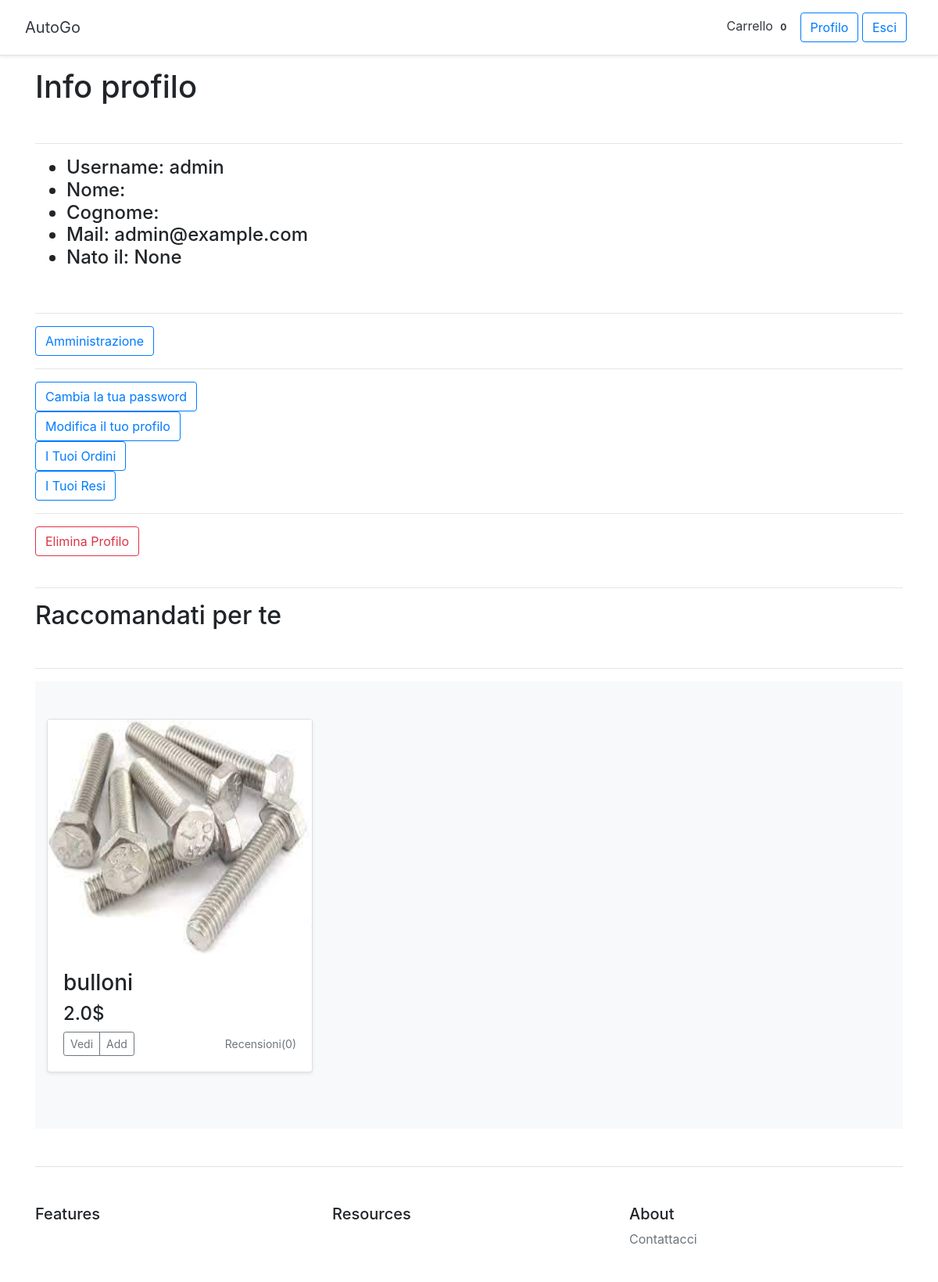
/accounts/profile/ (signed in), run on the app's committed database.
### accounts/models.py (models this page shows, shortened)
class Profile(models.Model):
    user = models.OneToOneField(settings.AUTH_USER_MODEL, on_delete=models.CASCADE)
    birthday = models.DateField(blank=True, null=True)

### prodotto/models.py (models this page shows, shortened)
class Prodotto(models.Model):
    DUE_RUOTE = 'DR'
    TRE_RUOTE = 'TR'
    QUATTRO_RUOTE = 'QR'
    ALTRO = 'AL'
    categorie = [
        (DUE_RUOTE, 'DUE RUOTE'),
        (TRE_RUOTE, 'TRE RUOTE'),
        (QUATTRO_RUOTE, 'QUATTRO RUOTE'),
        (ALTRO, 'ALTRO'),
    ]
    categoria = models.CharField(max_length=2, choices=categorie, default='AL')
    titolo = models.CharField(max_length=100)
    id_prodotto = models.CharField(max_length=60)
    slug = models.SlugField()
    img = models.ImageField(upload_to="images/")
    descrizione = models.CharField(max_length=1000)
    prezzo = models.FloatField()
    ricambio = models.CharField(max_length=150)
    anno = models.IntegerField(blank=True, null=True)
    n_acquisti = models.IntegerField(default=0)
    marca = models.CharField(max_length=100)
    publicato = models.DateTimeField(auto_now_add=True)
    modificato = models.DateTimeField(auto_now=True)
    class Meta:
        ordering = ('-publicato',)

### accounts/views.py (the view)
# urls.py: path('profile/', views.ProfileView.as_view(), name='profile'),
@method_decorator(login_required, name='dispatch')
class ProfileView(TemplateView):
    template_name = 'accounts/profile.html'
    def get_context_data(self, **kwargs):
        context = super().get_context_data(**kwargs)
        user_id = self.request.user.id
        ultimo_ordine = Ordine.objects.filter(user=user_id).order_by('-data').first()
        if ultimo_ordine:
            ultimo_prodotto = Prodotto.objects.get(id=ultimo_ordine.prodotto.id)
            raccomandati = Prodotto.objects.filter(categoria=ultimo_prodotto.categoria).order_by('-modificato')
            context['raccomandati'] = raccomandati[0:3]
        else:
            context['raccomandati'] = []
        context['recensioni_count'] = Recensione.objects.all()
        return context

### carrello/context_processor.py (called while the page is built)
def cart_total_amount(request):
    if request.user.is_authenticated:
        cart = Cart(request)
        total_bill = 0.0
        for key, value in request.session['cart'].items():
            total_bill = total_bill + (float(value['price']) * value['quantity'])
        return {'cart_total_amount': total_bill}
    else:
        return {'cart_total_amount': 0}

### prodotto/templatetags/prodotto_tag.py (called while the page is built)
@register.filter()
def filtra(value, id):
    return value.filter(prodotto=id)

### accounts/templates/accounts/profile.html
{% extends "homepage/base.html" %}
{% load prodotto_tag %}
{% block content %}
    <div>
        <h1>Info profilo</h1>
        <br>
        <hr>
        <h4>
            <ul>
                <li>Username: {{ user.username }}</li>
                <li>Nome: {{ user.first_name }}</li>
                <li>Cognome: {{ user.last_name }}</li>
                <li>Mail: {{ user.email }}</li>
                <li>Nato il: {{ user.profile.birthday }}</li>
            </ul>
        </h4>
        <br>
        <hr>
        {% if user.is_superuser %}
            <a class="btn btn-outline-primary" href="{% url 'admin:index' %}">Amministrazione</a><br>
            <hr>
        {% endif %}
        <a class="btn btn-outline-primary" href="{% url 'accounts:password_change' %}">Cambia la tua password</a><br>
        <a class="btn btn-outline-primary" href="{% url 'accounts:modifica' %}">Modifica il tuo profilo</a><br>
        <a class="btn btn-outline-primary" href="{% url 'ordine:ordine-list' %}">I Tuoi Ordini</a><br>
        <a class="btn btn-outline-primary" href="{% url 'ordine:rimborsi-list' %}">I Tuoi Resi</a><br>
        <hr>
        <a class="btn btn-outline-danger" href="{% url 'accounts:delete_profile' user.id %}">Elimina Profilo</a><br>
    </div>
    <br>
    <hr>
    {% if raccomandati|length %}
        <h2>Raccomandati per te</h2>
        <br>
        <hr>
        <div class="album py-5 bg-light">
            <div class="container">
                <div class="row">
                    {% for prodotti in raccomandati %}
                        <div class="col-md-4">
                            <div class="card mb-4 shadow-sm">
                                <img src="{{ prodotti.img.url }}" width="100%" height="300">
                                <div class="card-body">
                                    <h3>{{ prodotti.titolo }}</h3>
                                    <h4>{{ prodotti.prezzo }}$</h4>
                                    <div class="d-flex justify-content-between align-items-center">
                                        <div class="btn-group">
                                            <a type="button" class="btn btn-sm btn-outline-secondary"
                                               href="{% url 'prodotto:prodotto-detail' prodotti.id %}">Vedi</a>
                                            <a type="button" class="btn btn-sm btn-outline-secondary"
                                               href="{% url 'carrello:cart_add' prodotti.id %}">Add</a>
                                        </div>
                                        <small class="text-muted">Recensioni({{ recensioni_count|filtra:prodotti.id|length }})</small>
                                    </div>
                                </div>
                            </div>
                        </div>
                    {% endfor %}
                </div>
            </div>
        </div>
    {% else %}
        <h3>Non ci sono ancora prodotti raccomandati per te, inizia subito ad acquistare</h3>
    {% endif %}
{% endblock %}

### data on the page
Prodotto: img (picture), titolo "bulloni", prezzo "2.0", id "0"

### other printed values
{{ request.session.cart|length }} "0"
{{ user.username }} "admin"
{{ user.email }} "admin@example.com"
{{ user.profile.birthday }} "None"
